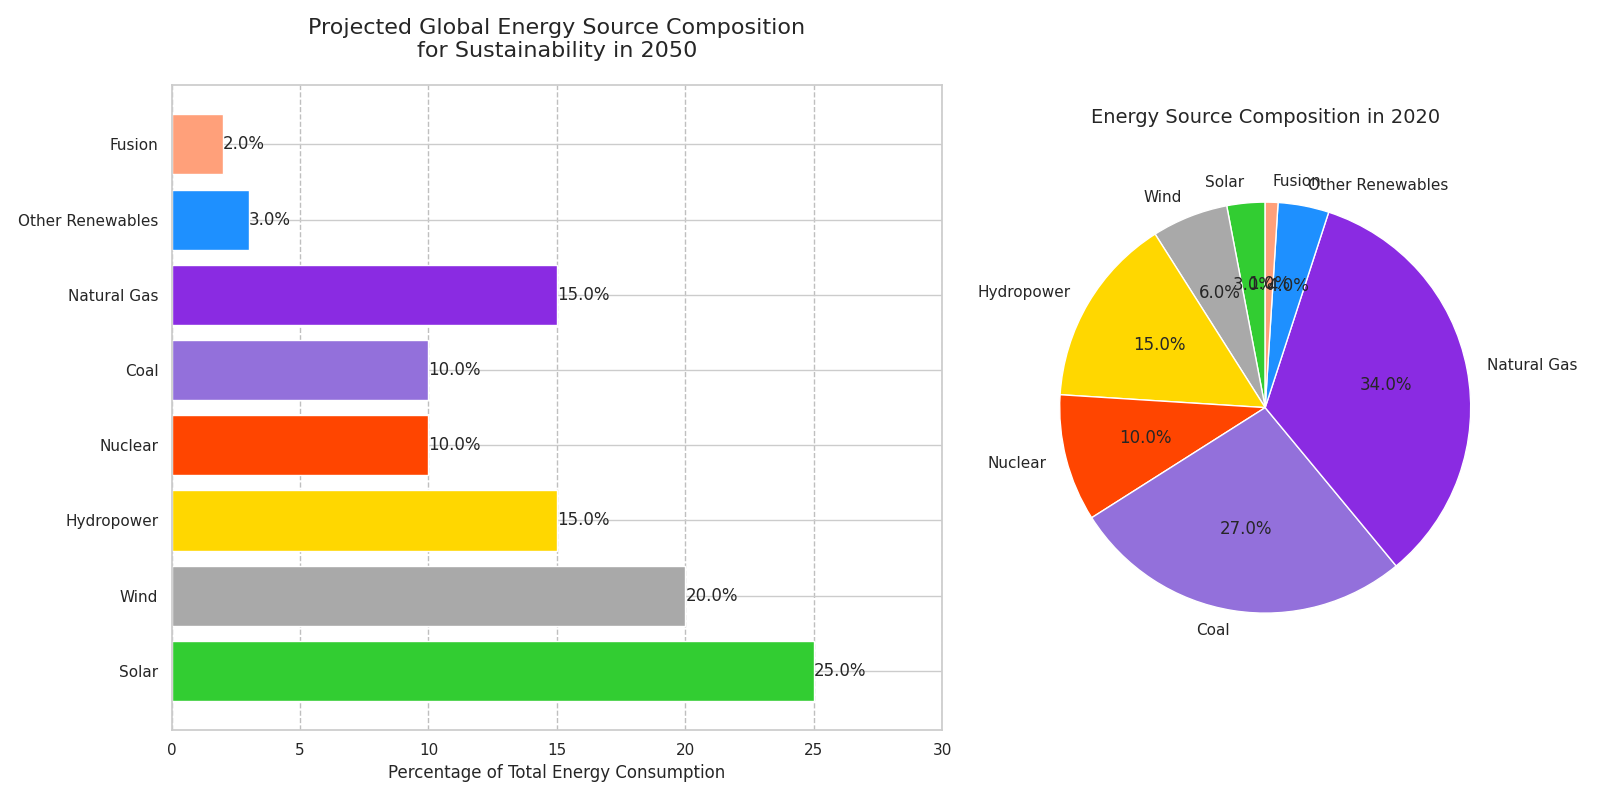

This chart was generated by the following Python code:
import matplotlib.pyplot as plt
import numpy as np

energy_sources = ['Solar', 'Wind', 'Hydropower', 'Nuclear', 'Coal', 'Natural Gas', 'Other Renewables', 'Fusion']
percentages_2050 = [25, 20, 15, 10, 10, 15, 3, 2]
percentages_2020 = [3, 6, 15, 10, 27, 34, 4, 1]

# Manually shuffled list of colors
colors = ['#32CD32', '#A9A9A9', '#FFD700', '#FF4500', '#9370DB', '#8A2BE2', '#1E90FF', '#FFA07A']

fig, axs = plt.subplots(1, 2, figsize=(16, 8), gridspec_kw={'width_ratios': [1.5, 1]})

bars = axs[0].barh(energy_sources, percentages_2050, color=colors)
axs[0].xaxis.grid(True, linestyle='--', which='major', color='grey', alpha=0.5)
axs[0].bar_label(bars, fmt='%.1f%%')
axs[0].set_title('Projected Global Energy Source Composition\nfor Sustainability in 2050', fontsize=16, pad=20)
axs[0].set_xlabel('Percentage of Total Energy Consumption', fontsize=12)
axs[0].set_xlim(0, 30)
axs[0].set_yticklabels(energy_sources, fontsize=11)

axs[1].pie(percentages_2020, labels=energy_sources, autopct='%1.1f%%',
           startangle=90, colors=colors)
axs[1].set_title('Energy Source Composition in 2020', fontsize=14, pad=20)

plt.tight_layout()
plt.show()
